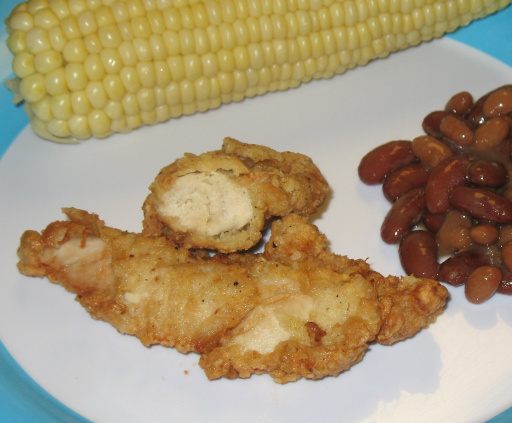
#> input picture datasets/foodseg103/FoodSeg103/Images/img_dir/train/00002737.jpg, 512 x 423 px
$ python foodseg103_converter.py
#> lines starting #> are read from the running program, lines starting #| are printed output that depends on the picture; after the words box and inside, x2 and y2 are one past the last pixel; in counts of white or black regions, pixels touching at a corner belong together
from pathlib import Path
import shutil

import cv2
import numpy as np
from tqdm import tqdm

from training.vision.converters.base_converter import BaseConverter


class FoodSeg103Converter(BaseConverter):

    def __init__(self, dataset_root: str, output_root: str):

        self.dataset_root = Path(dataset_root)
        self.output_root = Path(output_root)

        self.image_root = self.dataset_root / "Images" / "img_dir"
        self.mask_root = self.dataset_root / "Images" / "ann_dir"

        self.image_output = self.output_root / "images"
        self.label_output = self.output_root / "labels"

        self._create_directories()

    def _create_directories(self):

        for split in ["train", "val"]:

            (self.image_output / split).mkdir(parents=True, exist_ok=True)
            (self.label_output / split).mkdir(parents=True, exist_ok=True)

    def convert(self):

        self._convert_split("train", "train")
        self._convert_split("test", "val")

        print("\nDataset conversion completed.")

    def _convert_split(self, input_split: str, output_split: str):

        image_dir = self.image_root / input_split
        mask_dir = self.mask_root / input_split

        image_files = sorted(image_dir.glob("*.jpg"))

        print(f"\nConverting {input_split} ({len(image_files)} images)")

        for image_path in tqdm(image_files):

            mask_path = mask_dir / f"{image_path.stem}.png"

            if not mask_path.exists():
                continue

            self._process_image(
                image_path,
                mask_path,
                output_split
            )

    def _process_image(
        self,
        image_path: Path,
        mask_path: Path,
        split: str
    ):

#> called with split = 'train'
        image = cv2.imread(str(image_path))
#> image is the input picture: shape (423, 512, 3); mean B, G, R 119.1, 151.5, 169.5
        mask = cv2.imread(
            str(mask_path),
            cv2.IMREAD_UNCHANGED
        )

        if image is None or mask is None:
            return

        if len(mask.shape) == 3:
            mask = mask[:, :, 0]
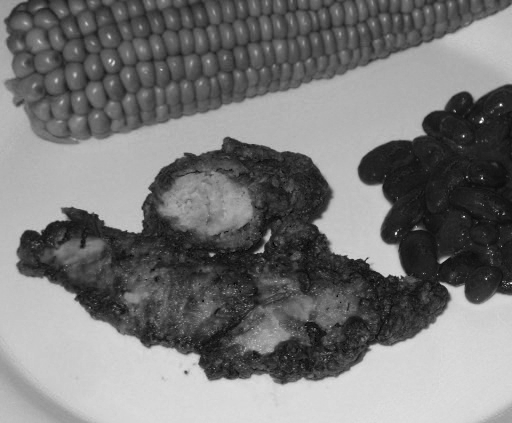
#> mask: shape (423, 512); min 2, max 255, mean 119.1

        h, w = mask.shape
#> h = 423; w = 512

        label_path = self.label_output / split / f"{image_path.stem}.txt"

        with open(label_path, "w") as file:

            class_ids = np.unique(mask)
#> class_ids = 227 values from 2 to 255

            for class_id in class_ids:

                if class_id == 0:
                    continue

                binary_mask = np.uint8(mask == class_id)

                contours, _ = cv2.findContours(
                    binary_mask,
                    cv2.RETR_EXTERNAL,
                    cv2.CHAIN_APPROX_SIMPLE
                )

                for contour in contours:

                    if len(contour) < 3:
                        continue

                    epsilon = 0.002 * cv2.arcLength(
                        contour,
                        True
                    )

                    contour = cv2.approxPolyDP(
                        contour,
                        epsilon,
                        True
                    )

                    if len(contour) < 3:
                        continue

                    polygon = []

                    for point in contour:

                        x, y = point[0]

                        polygon.append(x / w)
                        polygon.append(y / h)

                    polygon_string = " ".join(
                        f"{value:.6f}" for value in polygon
                    )

                    file.write(
                        f"{int(class_id)-1} {polygon_string}\n"
                    )
#> this loop made 227 passes
#> (class_id, contours) on passes 1 to 3: (2, [[[273, 243]]]), (3, [[[234, 283]]]), (7, 5 contours, all with area under 20)
#> pass 1, in _process_image, `binary_mask = np.uint8(mask == class_id)`:
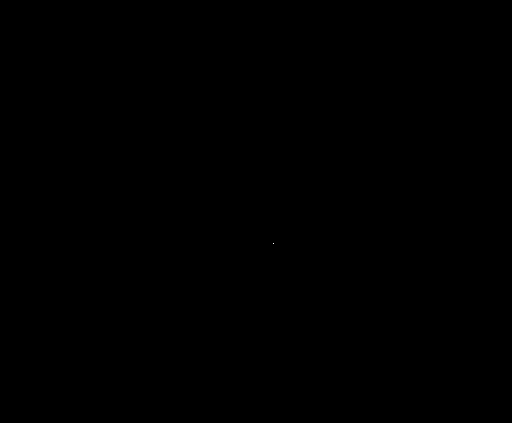
#> binary_mask: shape (423, 512); values 0 (black) and 1 (white), 0% white in thin lines or dots, all inside (x1, y1, x2, y2) = (273, 243, 274, 244)
#> after the loop: binary_mask: shape (423, 512); values 0 (black) and 1 (white), 0% white in thin lines or dots, all inside (x1, y1, x2, y2) = (481, 121, 482, 122)
#> after the loop, contour = [[481, 121]]

        shutil.copy2(
            image_path,
            self.image_output / split / image_path.name
        )


if __name__ == "__main__":

    converter = FoodSeg103Converter(

        dataset_root="datasets/foodseg103/FoodSeg103",
        output_root="datasets/foodseg103_yolo"
    )

    converter.convert()
